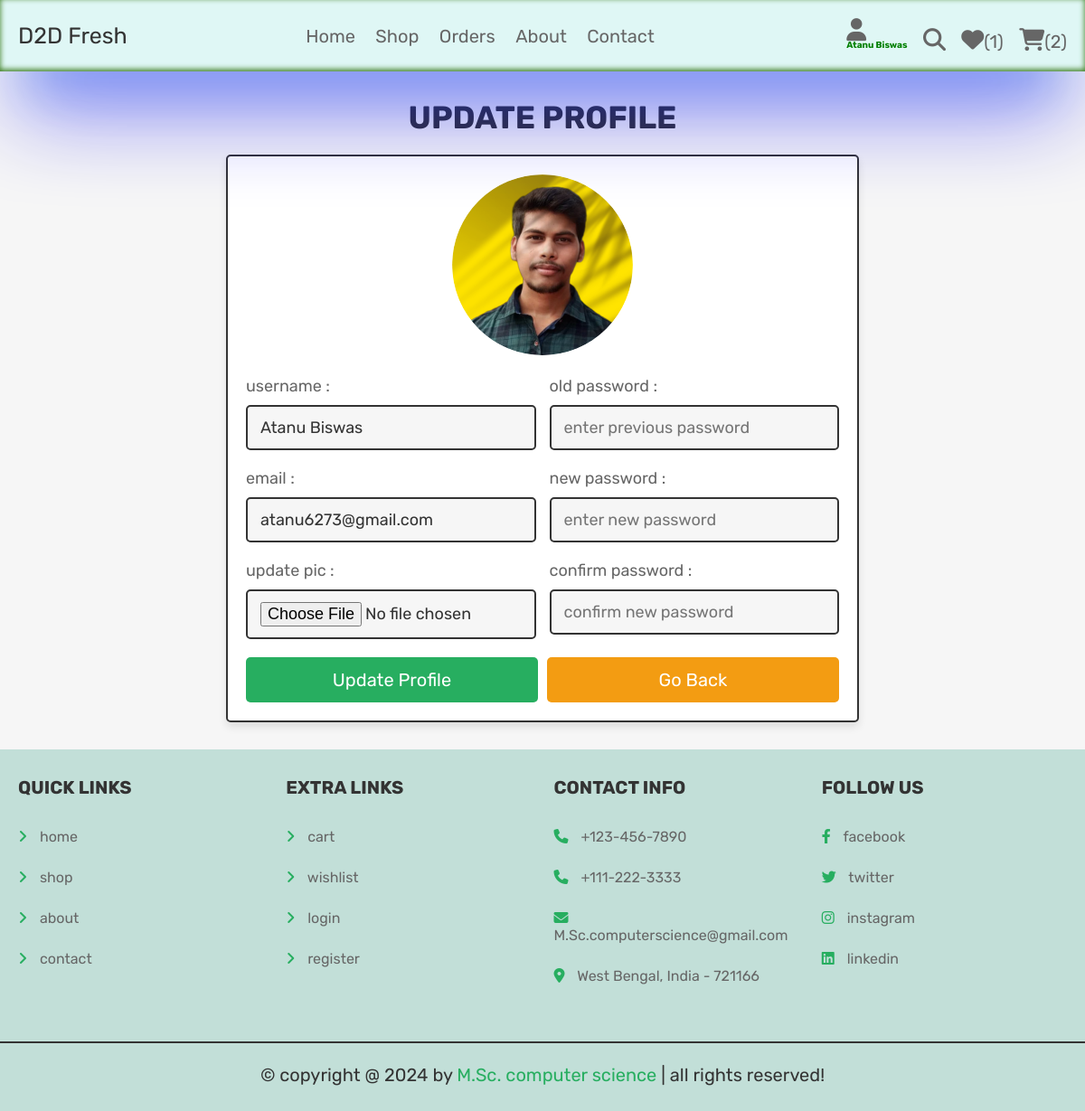
The page /abc.php (signed in) on the database its author committed.
### tables this page shows
CREATE TABLE `users` (
  `id` int(100) NOT NULL,
  `name` varchar(100) NOT NULL,
  `email` varchar(100) NOT NULL,
  `password` varchar(100) NOT NULL,
  `user_type` varchar(20) NOT NULL DEFAULT 'user',
  `image` varchar(100) NOT NULL,
  `pincode` varchar(6) DEFAULT NULL
);

### abc.php (the view, shortened to what this page needs)
<?php
@include 'config.php';
?>
<!DOCTYPE html>
<html lang="en">
<head>
   <link rel="stylesheet" href="https://cdnjs.cloudflare.com/ajax/libs/font-awesome/6.1.1/css/all.min.css">
   <link rel="stylesheet" href="css/components.css">
</head>
<body>
<?php include 'header.php'; ?>
<section class="update-profile">
   <h1 class="title">update profile</h1>
   <form action="" method="POST" enctype="multipart/form-data">
      <img src="uploaded_img/<?= $fetch_profile['image']; ?>" alt="">
      <div class="flex">
         <div class="inputBox">
            <span>username :</span>
            <input type="text" name="name" value="<?= $fetch_profile['name']; ?>" placeholder="update username" required class="box">
            <span>email :</span>
            <input type="email" name="email" value="<?= $fetch_profile['email']; ?>" placeholder="update email" required class="box">
            <span>update pic :</span>
            <input type="file" name="image" accept="image/jpg, image/jpeg, image/png" class="box">
         </div>
         <div class="inputBox">
            <span>old password :</span>
            <input type="password" name="update_pass" placeholder="enter previous password" class="box">
            <span>new password :</span>
            <input type="password" name="new_pass" placeholder="enter new password" class="box">
            <span>confirm password :</span>
            <input type="password" name="confirm_pass" placeholder="confirm new password" class="box">
         </div>
      </div>
      <div class="flex-btn">
         <input type="submit" class="btn" value="update profile" name="update_profile">
         <a href="home.php" class="option-btn">go back</a>
      </div>
   </form>
</section>
<?php include 'footer.php'; ?>
</body>
</html>

### css/components.css (style rules this page uses)
:root { --green:#27ae60; --orange:#f39c12; --red:#e74c3c; --black:#333; --light-color:#666; --white:#fff; --light-bg:#f6f6f6; --border:.2rem solid var(--black); --box-shadow:0 .5rem 1rem rgba(0,0,0,.1); }
* { font-family: 'Rubik', sans-serif; margin:0; padding:0; box-sizing: border-box; outline: none; border:none; text-decoration: none; color:var(--black); }
body { background-color: var(--light-bg); }
html { font-size: 62.5%; overflow-x: hidden; scroll-behavior: smooth; scroll-padding-top: 6.5rem; }
section { padding:3rem 2rem; max-width: 1200px; margin:0 auto; }
.btn, .delete-btn, .option-btn { display: block; width: 100%; margin-top: 1rem; border-radius: .5rem; color:var(--white); font-size: 2rem; padding:1.3rem 3rem; text-transform: capitalize; cursor: pointer; text-align: center; }
.btn { background-color: var(--green); }
.option-btn { background-color: var(--orange); }
.flex-btn { display: flex; flex-wrap: wrap; gap:1rem; }
.flex-btn > * { flex:1; }
.title { text-align: center; margin-bottom: 2rem; text-transform: uppercase; color:var(--black); font-size: 3.5rem; }
.update-profile form { max-width: 70rem; margin: 0 auto; background-color: var(--white); box-shadow: var(--box-shadow); border:var(--border); border-radius: .5rem; padding:2rem; text-align: center; }
.update-profile form .flex { display: flex; gap:1.5rem; justify-content: space-between; }
.update-profile form img { height: 20rem; width: 20rem; margin-bottom: 1rem; border-radius: 50%; object-fit: cover; }
.update-profile form .inputBox { text-align: left; width: 49%; }
.update-profile form .inputBox span { display: block; padding-top: 1rem; font-size: 1.8rem; color:var(--light-color); }
.update-profile form .inputBox .box { width: 100%; padding:1.2rem 1.4rem; font-size: 1.8rem; color:var(--black); border:var(--border); border-radius: .5rem; margin:1rem 0; background-color: var(--light-bg); }

### rows shown on the page
users: image (picture), name "Atanu Biswas", email "atanu6273@gmail.com"

### other values the page prints
$count_wishlist_items->rowCount() "1"
$count_cart_items->rowCount() "2"
